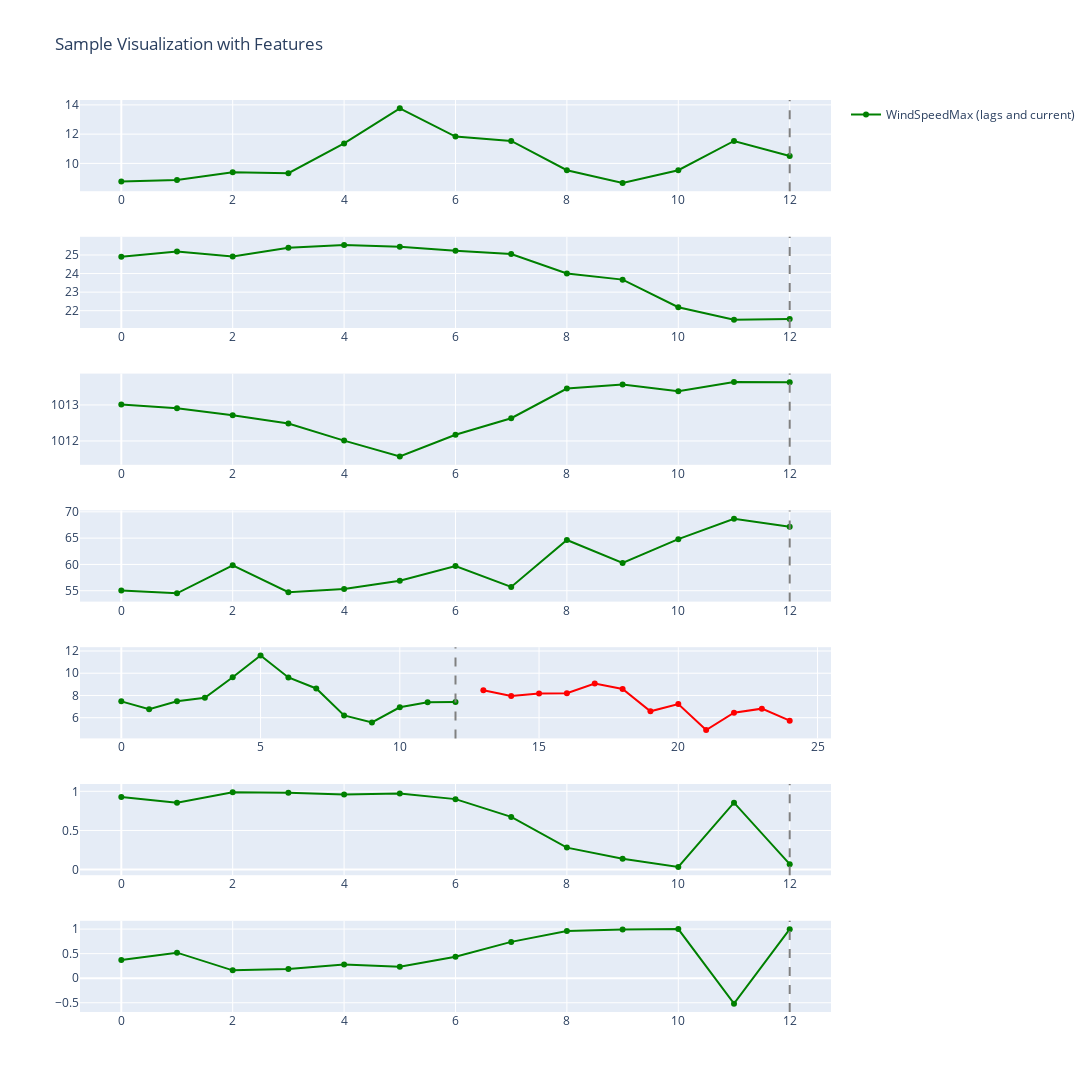

Notebook cell for this chart:
### Code cell
import plotly.graph_objs as go
import plotly.subplots as sp
import numpy as np

def plot_sample_with_features(X, y, target_variable, columns, y_pred_values=None):
    """
    Функция для визуализации одного случайного примера из данных X и y с использованием Plotly.
    
    :param X: Матрица признаков (включая лаги целевой переменной)
    :param y: Целевая переменная (например, ветер на 12 шагов вперед)
    :param target_variable: Название целевой переменной
    :param columns: Список всех колонок, которые будут визуализироваться
    :param y_pred_values: Прогнозируемые значения (если есть)
    """
    # Выбор случайного индекса
    idx = np.random.randint(0, len(X))

    # Фильтрация лагов для каждой колонки в columns и сортировка по убыванию
    lagged_features = {col: [col_name for col_name in X.columns if f"{col}_lag" in col_name] for col in columns}

    # Создание субплотов
    num_features = len(columns)
    fig = sp.make_subplots(rows=num_features, cols=1, shared_xaxes=False, vertical_spacing=0.05)

    for i, column in enumerate(columns):
        # Данные по лагам для текущей колонки и текущее значение
        x_lags = X[lagged_features[column] + [column]].iloc[idx].values

        # Добавление данных на график для текущего признака
        fig.add_trace(go.Scatter(x=list(range(len(x_lags))), y=x_lags,
                                 mode='lines+markers', name=f'{column} (lags and current)',
                                 line=dict(color='green'), showlegend=(i == 0)), row=i+1, col=1)

        if column == target_variable:
            # Значения y для прогноза, только для целевой переменной
            y_values = y[idx]

            fig.add_trace(go.Scatter(x=list(range(len(x_lags), len(x_lags) + len(y_values))), y=y_values,
                                     mode='lines+markers', name=f'{column} (Future)',
                                     line=dict(color='red'), showlegend=(i == 0)), row=i+1, col=1)

            if y_pred_values is not None:
                fig.add_trace(go.Scatter(x=list(range(len(x_lags), len(x_lags) + len(y_pred_values[idx]))), y=y_pred_values[idx],
                                         mode='lines+markers', name=f'{column} (Predicted)',
                                         line=dict(color='blue'), showlegend=(i == 0)), row=i+1, col=1)

        # Вертикальная линия для разделения лагов и прогнозов
        fig.add_vline(x=len(x_lags)-1, line=dict(color='gray', dash='dash'), row=i+1, col=1)

    # Обновление разметки и отображение графика
    fig.update_layout(height=num_features * 400, width=1500, title_text="Sample Visualization with Features")
    fig.show()

# Пример использования
plot_sample_with_features(X_train, y_train, target_variable='WindSpeed', columns=[
        "WindSpeedMax",
        "AirTemperature",
        "AirPressure",
        "AirHumidity",
        "WindSpeed",
        "WindDirection_sin",
        "WindDirection_cos",
    ])

### Figure 1 — Plotly figure (JSON) as saved in the notebook; plotly's stock layout.template omitted (floating-point values rounded to 4 significant figures)
{"data": [{"line": {"color": "green"}, "mode": "lines+markers", "name": "WindSpeedMax (lags and current)", "showlegend": true, "type": "scatter", "x": [0, 1, 2, 3, 4, 5, 6, 7, 8, 9, 10, 11, 12], "xaxis": "x", "y": [8.767, 8.867, 9.4, 9.333, 11.37, 13.77, 11.83, 11.53, 9.533, 8.667, 9.533, 11.53, 10.5], "yaxis": "y"}, {"line": {"color": "green"}, "mode": "lines+markers", "name": "AirTemperature (lags and current)", "showlegend": false, "type": "scatter", "x": [0, 1, 2, 3, 4, 5, 6, 7, 8, 9, 10, 11, 12], "xaxis": "x2", "y": [24.91, 25.19, 24.93, 25.39, 25.53, 25.44, 25.22, 25.05, 24.01, 23.67, 22.19, 21.52, 21.55], "yaxis": "y2"}, {"line": {"color": "green"}, "mode": "lines+markers", "name": "AirPressure (lags and current)", "showlegend": false, "type": "scatter", "x": [0, 1, 2, 3, 4, 5, 6, 7, 8, 9, 10, 11, 12], "xaxis": "x3", "y": [1013.0, 1013.0, 1013.0, 1012.0, 1012.0, 1012.0, 1012.0, 1013.0, 1013.0, 1014.0, 1013.0, 1014.0, 1014.0], "yaxis": "y3"}, {"line": {"color": "green"}, "mode": "lines+markers", "name": "AirHumidity (lags and current)", "showlegend": false, "type": "scatter", "x": [0, 1, 2, 3, 4, 5, 6, 7, 8, 9, 10, 11, 12], "xaxis": "x4", "y": [55.03, 54.52, 59.83, 54.72, 55.33, 56.92, 59.69, 55.72, 64.65, 60.29, 64.81, 68.69, 67.14], "yaxis": "y4"}, {"line": {"color": "green"}, "mode": "lines+markers", "name": "WindSpeed (lags and current)", "showlegend": false, "type": "scatter", "x": [0, 1, 2, 3, 4, 5, 6, 7, 8, 9, 10, 11, 12], "xaxis": "x5", "y": [7.471, 6.771, 7.485, 7.787, 9.634, 11.59, 9.621, 8.628, 6.206, 5.568, 6.939, 7.395, 7.417], "yaxis": "y5"}, {"line": {"color": "red"}, "mode": "lines+markers", "name": "WindSpeed (Future)", "showlegend": false, "type": "scatter", "x": [13, 14, 15, 16, 17, 18, 19, 20, 21, 22, 23, 24], "xaxis": "x5", "y": [8.465, 7.955, 8.183, 8.207, 9.069, 8.576, 6.576, 7.231, 4.886, 6.453, 6.813, 5.731], "yaxis": "y5"}, {"line": {"color": "green"}, "mode": "lines+markers", "name": "WindDirection_sin (lags and current)", "showlegend": false, "type": "scatter", "x": [0, 1, 2, 3, 4, 5, 6, 7, 8, 9, 10, 11, 12], "xaxis": "x6", "y": [0.9281, 0.854, 0.9872, 0.9822, 0.9605, 0.9718, 0.9, 0.6732, 0.2808, 0.1399, 0.03471, 0.855, 0.06959], "yaxis": "y6"}, {"line": {"color": "green"}, "mode": "lines+markers", "name": "WindDirection_cos (lags and current)", "showlegend": false, "type": "scatter", "x": [0, 1, 2, 3, 4, 5, 6, 7, 8, 9, 10, 11, 12], "xaxis": "x7", "y": [0.3724, 0.5203, 0.1598, 0.188, 0.2782, 0.2358, 0.4358, 0.7395, 0.9598, 0.9902, 0.9994, -0.5186, 0.9976], "yaxis": "y7"}], "layout": {"height": 2800, "shapes": [{"line": {"color": "gray", "dash": "dash"}, "type": "line", "x0": 12, "x1": 12, "xref": "x", "y0": 0, "y1": 1, "yref": "y domain"}, {"line": {"color": "gray", "dash": "dash"}, "type": "line", "x0": 12, "x1": 12, "xref": "x2", "y0": 0, "y1": 1, "yref": "y2 domain"}, {"line": {"color": "gray", "dash": "dash"}, "type": "line", "x0": 12, "x1": 12, "xref": "x3", "y0": 0, "y1": 1, "yref": "y3 domain"}, {"line": {"color": "gray", "dash": "dash"}, "type": "line", "x0": 12, "x1": 12, "xref": "x4", "y0": 0, "y1": 1, "yref": "y4 domain"}, {"line": {"color": "gray", "dash": "dash"}, "type": "line", "x0": 12, "x1": 12, "xref": "x5", "y0": 0, "y1": 1, "yref": "y5 domain"}, {"line": {"color": "gray", "dash": "dash"}, "type": "line", "x0": 12, "x1": 12, "xref": "x6", "y0": 0, "y1": 1, "yref": "y6 domain"}, {"line": {"color": "gray", "dash": "dash"}, "type": "line", "x0": 12, "x1": 12, "xref": "x7", "y0": 0, "y1": 1, "yref": "y7 domain"}], "title": {"text": "Sample Visualization with Features"}, "width": 1500, "xaxis": {"anchor": "y", "domain": [0, 1]}, "xaxis2": {"anchor": "y2", "domain": [0, 1]}, "xaxis3": {"anchor": "y3", "domain": [0, 1]}, "xaxis4": {"anchor": "y4", "domain": [0, 1]}, "xaxis5": {"anchor": "y5", "domain": [0, 1]}, "xaxis6": {"anchor": "y6", "domain": [0, 1]}, "xaxis7": {"anchor": "y7", "domain": [0, 1]}, "yaxis": {"anchor": "x", "domain": [0.9, 1]}, "yaxis2": {"anchor": "x2", "domain": [0.75, 0.85]}, "yaxis3": {"anchor": "x3", "domain": [0.6, 0.7]}, "yaxis4": {"anchor": "x4", "domain": [0.45, 0.55]}, "yaxis5": {"anchor": "x5", "domain": [0.3, 0.4]}, "yaxis6": {"anchor": "x6", "domain": [0.15, 0.25]}, "yaxis7": {"anchor": "x7", "domain": [0, 0.1]}}}
